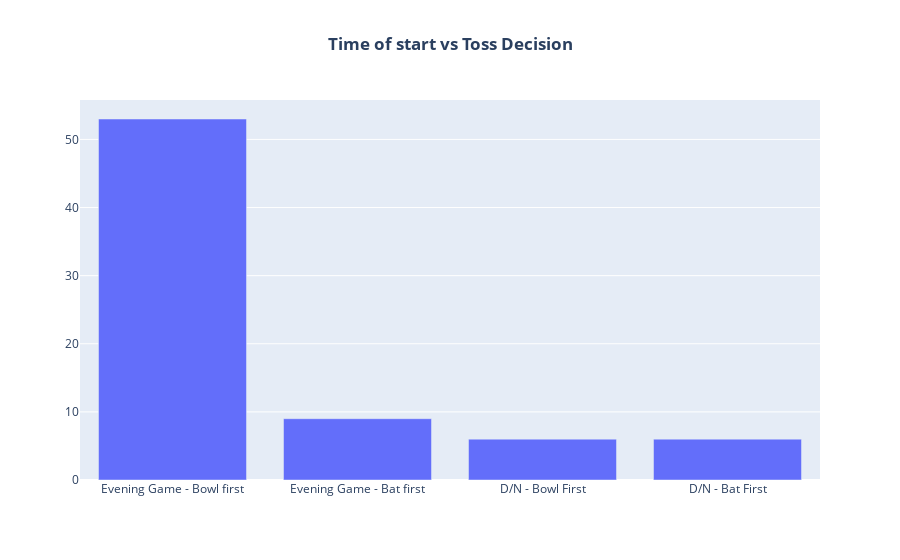

The notebook cell this image was saved under:
### Code cell
fig = go.Figure(data=[go.Bar(x=time_of_match_labels,y=time_of_match_values)])
fig.update_traces(textposition="inside",textfont=dict(family="verdana",size=10))
fig.update_layout(title_text='<b>Time of start vs Toss Decision</b>',title_x=0.5)
fig.show()

### Figure 1 — Plotly figure (JSON) as saved in the notebook; plotly's stock layout.template omitted (floating-point values rounded to 4 significant figures)
{"data": [{"x": ["Evening Game - Bowl first", "Evening Game - Bat first", "D/N - Bowl First", "D/N - Bat First"], "y": [53, 9, 6, 6], "type": "bar", "textfont": {"family": "verdana", "size": 10}, "textposition": "inside"}], "layout": {"title": {"text": "<b>Time of start vs Toss Decision</b>", "x": 0.5}, "xaxis": {"type": "category", "range": [-0.5, 3.5], "autorange": true}, "yaxis": {"type": "linear", "range": [0, 55.79], "autorange": true}, "autosize": true}}
